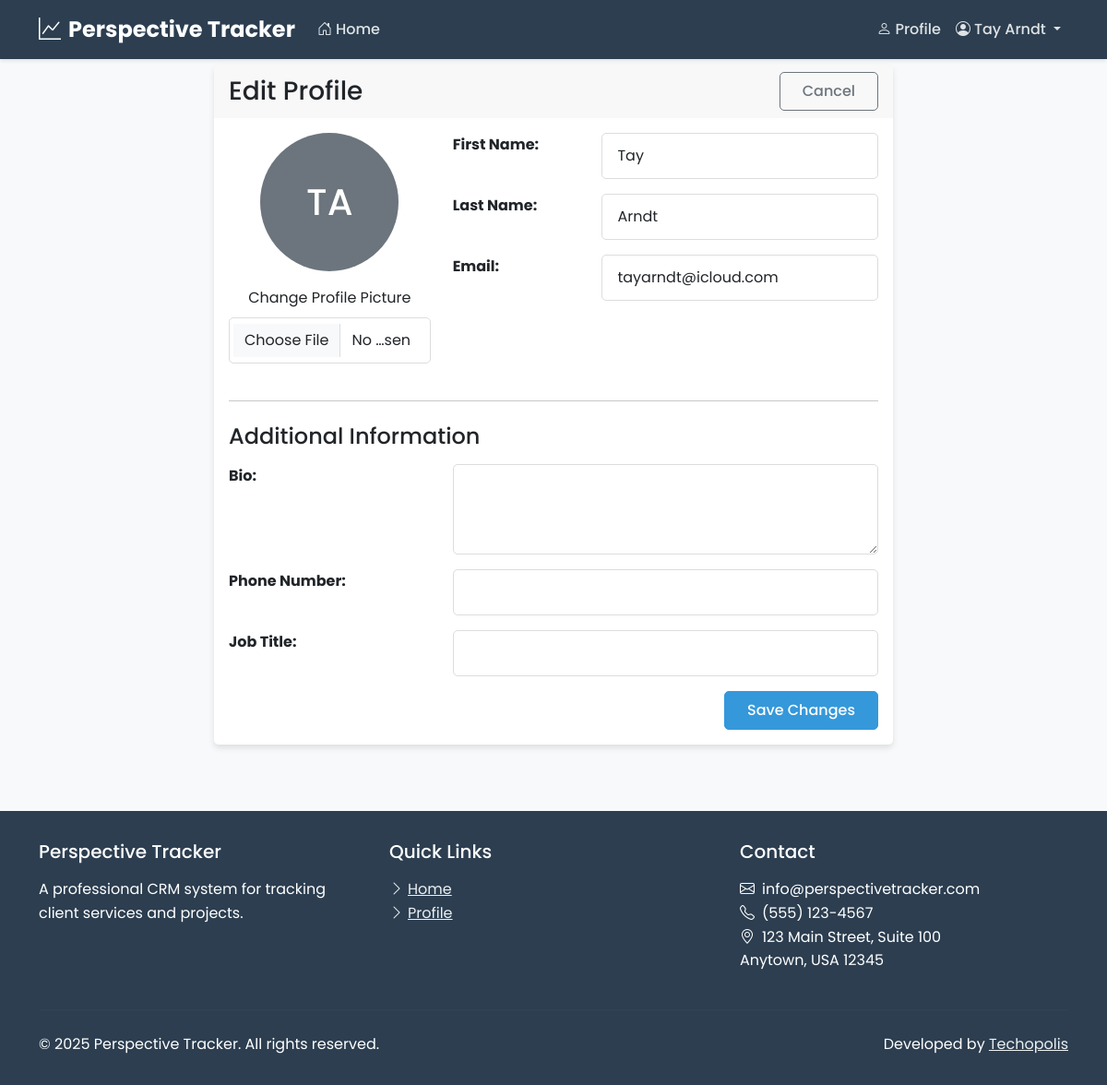
Screenshot of /users/profile/edit/ (signed in) with the database file from the repository.
### users/models.py (models this page shows, shortened)
class CustomUser(AbstractUser):
    username = None
    email = models.EmailField(unique=True)
    role = models.ForeignKey(Role, on_delete=models.CASCADE, null=True, blank=True)
    profile_picture = models.ImageField(upload_to='profile_pics/', null=True, blank=True)
    bio = models.TextField(max_length=500, blank=True)
    phone_number = models.CharField(max_length=20, blank=True)
    job_title = models.CharField(max_length=100, blank=True)
    USERNAME_FIELD = 'email'
    REQUIRED_FIELDS = []
    objects = CustomUserManager()

### users/views.py (the view)
# urls.py: path('profile/edit/', views.edit_profile_view, name='edit_profile'),
@login_required
def edit_profile_view(request):
    if request.method == 'POST':
        form = ProfileEditForm(request.POST, request.FILES, instance=request.user)
        if form.is_valid():
            form.save()
            messages.success(request, "Profile updated successfully!")
            return redirect('profile')
        else:
            messages.error(request, "Please correct the errors below.")
    else:
        form = ProfileEditForm(instance=request.user)
    return render(request, 'users/edit_profile.html', {'form': form})

### users/views.py
class ProfileEditForm(forms.ModelForm):
    profile_picture = forms.ImageField(required=False, widget=forms.FileInput(attrs={'class': 'form-control'}))
    bio = forms.CharField(required=False, widget=forms.Textarea(attrs={'class': 'form-control', 'rows': 3}))
    phone_number = forms.CharField(required=False, widget=forms.TextInput(attrs={'class': 'form-control'}))
    job_title = forms.CharField(required=False, widget=forms.TextInput(attrs={'class': 'form-control'}))
    class Meta:
        model = CustomUser
        fields = ['first_name', 'last_name', 'email', 'profile_picture', 'bio', 'phone_number', 'job_title']
        widgets = {
            'first_name': forms.TextInput(attrs={'class': 'form-control'}),
            'last_name': forms.TextInput(attrs={'class': 'form-control'}),
            'email': forms.EmailInput(attrs={'class': 'form-control'}),
        }

### users/templates/users/edit_profile.html (shortened to what this page needs)
{% extends 'users/base.html' %}
{% block content %}
<div class="container">
    <div class="row">
        <div class="col-md-8 offset-md-2">
            <div class="card mb-4">
                <div class="card-header d-flex justify-content-between align-items-center">
                    <h1 class="h3 mb-0">Edit Profile</h1>
                    <a href="{% url 'profile' %}" class="btn btn-outline-secondary">Cancel</a>
                </div>
                <div class="card-body">
                    <form method="post" enctype="multipart/form-data">
                        <div class="row mb-4">
                            <div class="col-md-4 text-center">
                                {% if user.profile_picture %}
                                    <img src="{{ user.profile_picture.url }}" alt="Profile Picture" class="img-fluid rounded-circle mb-3" style="max-width: 150px; max-height: 150px;">
                                {% else %}
                                    <div class="bg-secondary text-white rounded-circle d-flex align-items-center justify-content-center mb-3" style="width: 150px; height: 150px; margin: 0 auto;">
                                        <span class="h1 mb-0">{{ user.first_name|first }}{{ user.last_name|first }}</span>
                                    </div>
                                {% endif %}
                                <div class="mb-3">
                                    <label for="{{ form.profile_picture.id_for_label }}" class="form-label">Change Profile Picture</label>
                                    {{ form.profile_picture }}
                                </div>
                            </div>
                            <div class="col-md-8">
                                <div class="row mb-3">
                                    <div class="col-md-4 fw-bold">
                                        <label for="{{ form.first_name.id_for_label }}" class="form-label">First Name:</label>
                                    </div>
                                    <div class="col-md-8">
                                        {{ form.first_name }}
                                    </div>
                                </div>
                                <div class="row mb-3">
                                    <div class="col-md-4 fw-bold">
                                        <label for="{{ form.last_name.id_for_label }}" class="form-label">Last Name:</label>
                                    </div>
                                    <div class="col-md-8">
                                        {{ form.last_name }}
                                    </div>
                                </div>
                                <div class="row mb-3">
                                    <div class="col-md-4 fw-bold">
                                        <label for="{{ form.email.id_for_label }}" class="form-label">Email:</label>
                                    </div>
                                    <div class="col-md-8">
                                        {{ form.email }}
                                    </div>
                                </div>
                            </div>
                        </div>
                        <hr class="my-4">
                        <h2 class="h4 mb-3">Additional Information</h2>
                        <div class="row mb-3">
                            <div class="col-md-4 fw-bold">
                                <label for="{{ form.bio.id_for_label }}" class="form-label">Bio:</label>
                            </div>
                            <div class="col-md-8">
                                {{ form.bio }}
                            </div>
                        </div>
                        <div class="row mb-3">
                            <div class="col-md-4 fw-bold">
                                <label for="{{ form.phone_number.id_for_label }}" class="form-label">Phone Number:</label>
                            </div>
                            <div class="col-md-8">
                                {{ form.phone_number }}
                            </div>
                        </div>
                        <div class="row mb-3">
                            <div class="col-md-4 fw-bold">
                                <label for="{{ form.job_title.id_for_label }}" class="form-label">Job Title:</label>
                            </div>
                            <div class="col-md-8">
                                {{ form.job_title }}
                            </div>
                        </div>
                        <div class="d-grid gap-2 d-md-flex justify-content-md-end">
                            <button type="submit" class="btn btn-primary">Save Changes</button>
                        </div>
                    </form>
                </div>
            </div>
        </div>
    </div>
</div>
{% endblock %}

### users/templates/users/base.html (shortened to what this page needs)
<!DOCTYPE html>
<html lang="en">
<head>
    <link href="https://cdn.jsdelivr.net/npm/bootstrap@5.3.0-alpha1/dist/css/bootstrap.min.css" rel="stylesheet">
    <link rel="stylesheet" href="https://cdn.jsdelivr.net/npm/bootstrap-icons@1.10.3/font/bootstrap-icons.css">
    <link rel="stylesheet" href="/static/css/style.css">
</head>
<body>
    <nav class="navbar navbar-expand-md navbar-dark fixed-top">
        <div class="container">
            <a class="navbar-brand" href="{% url 'home' %}">
                <i class="bi bi-graph-up me-2"></i>Perspective Tracker
            </a>
            <div class="collapse navbar-collapse" id="navbarNav">
                <ul class="navbar-nav me-auto">
                    <li class="nav-item">
                        <a class="nav-link {% if request.path == '/' %}active{% endif %}" href="{% url 'home' %}">
                            <i class="bi bi-house-door me-1"></i>Home
                        </a>
                    </li>
                </ul>
                <ul class="navbar-nav">
                    {% if user.is_authenticated %}
                        <li class="nav-item">
                            <a class="nav-link {% if '/profile/' in request.path %}active{% endif %}" href="{% url 'profile' %}">
                                <i class="bi bi-person me-1"></i>Profile
                            </a>
                        </li>
                        <li class="nav-item dropdown">
                            <a class="nav-link dropdown-toggle" href="#" id="navbarDropdown" role="button" data-bs-toggle="dropdown" aria-expanded="false">
                                <i class="bi bi-person-circle me-1"></i>{{ user.first_name }} {{ user.last_name }}
                            </a>
                        </li>
                    {% else %}
                        <li class="nav-item">
                            <a class="nav-link btn btn-outline-light btn-sm ms-2 px-3" href="{% url 'login' %}">
                                <i class="bi bi-box-arrow-in-right me-1"></i>Login
                            </a>
                        </li>
                    {% endif %}
                </ul>
            </div>
        </div>
    </nav>
    <main>
        {% block content %}{% endblock %}
    </main>
    <footer>
        <div class="container">
            <div class="row">
                <div class="col-md-4 mb-4 mb-md-0">
                    <h5 class="mb-3">Perspective Tracker</h5>
                    <p class="mb-0">A professional CRM system for tracking client services and projects.</p>
                </div>
                <div class="col-md-4 mb-4 mb-md-0">
                    <h5 class="mb-3">Quick Links</h5>
                    <ul class="list-unstyled">
                        <li><a href="{% url 'home' %}"><i class="bi bi-chevron-right me-1"></i>Home</a></li>
                        {% if user.is_authenticated %}
                            <li><a href="{% url 'profile' %}"><i class="bi bi-chevron-right me-1"></i>Profile</a></li>
                        {% else %}
                            <li><a href="{% url 'login' %}"><i class="bi bi-chevron-right me-1"></i>Login</a></li>
                        {% endif %}
                    </ul>
                </div>
                <div class="col-md-4">
                    <h5 class="mb-3">Contact</h5>
                    <ul class="list-unstyled">
                        <li><i class="bi bi-envelope me-2"></i>info@perspectivetracker.com</li>
                        <li><i class="bi bi-telephone me-2"></i>(555) 123-4567</li>
                        <li><i class="bi bi-geo-alt me-2"></i>123 Main Street, Suite 100<br>Anytown, USA 12345</li>
                    </ul>
                </div>
            </div>
            <hr class="mt-4 mb-4" style="border-color: rgba(255,255,255,0.1);">
            <div class="row justify-content-between align-items-center">
                <div class="col-md-6 text-center text-md-start">
                    <p class="mb-0">&copy; {% now "Y" %} Perspective Tracker. All rights reserved.</p>
                </div>
                <div class="col-md-6 text-center text-md-end">
                    <p class="mb-0">Developed by <a href="https://www.techopolis.courses/" target="_blank">Techopolis</a></p>
                </div>
            </div>
        </div>
    </footer>
</body>
</html>

### perspectivetracker/static/css/style.css (style rules this page uses)
:root { --primary-color: #2c3e50; --secondary-color: #3498db; --accent-color: #e74c3c; --light-color: #ecf0f1; --dark-color: #2c3e50; --success-color: #2ecc71; --warning-color: #f39c12; --danger-color: #e74c3c; --text-color: #333; --text-light: #7f8c8d; --border-radius: 5px; --box-shadow: 0 4px 6px rgba(0, 0, 0, 0.1); --transition: all 0.3s ease; }
body { font-family: 'Poppins', sans-serif; color: var(--text-color); line-height: 1.6; background-color: #f8f9fa; padding-top: 70px; }
.navbar { background-color: var(--primary-color) !important; box-shadow: 0 2px 4px rgba(0, 0, 0, 0.1); }
.navbar-brand { font-weight: 700; font-size: 1.5rem; color: white !important; }
.navbar-dark .navbar-nav .nav-link { color: rgba(255, 255, 255, 0.85) !important; font-weight: 500; transition: var(--transition); }
.card { border: none; border-radius: var(--border-radius); box-shadow: var(--box-shadow); transition: var(--transition); margin-bottom: 1.5rem; }
.card-header { font-weight: 600; border-bottom: none; }
.btn { font-weight: 500; border-radius: var(--border-radius); padding: 0.5rem 1.5rem; transition: var(--transition); }
.btn-primary { background-color: var(--secondary-color); border-color: var(--secondary-color); }
footer { background-color: var(--primary-color); color: white; padding: 2rem 0; margin-top: 3rem; }
footer a { color: var(--light-color); transition: var(--transition); }
.form-control { border-radius: var(--border-radius); padding: 0.75rem 1rem; border: 1px solid #ddd; }

### rows the page displays
CustomUser: first_name "Tay", last_name "Arndt", first_name|first "T", last_name|first "A", email "tayarndt@icloud.com"
